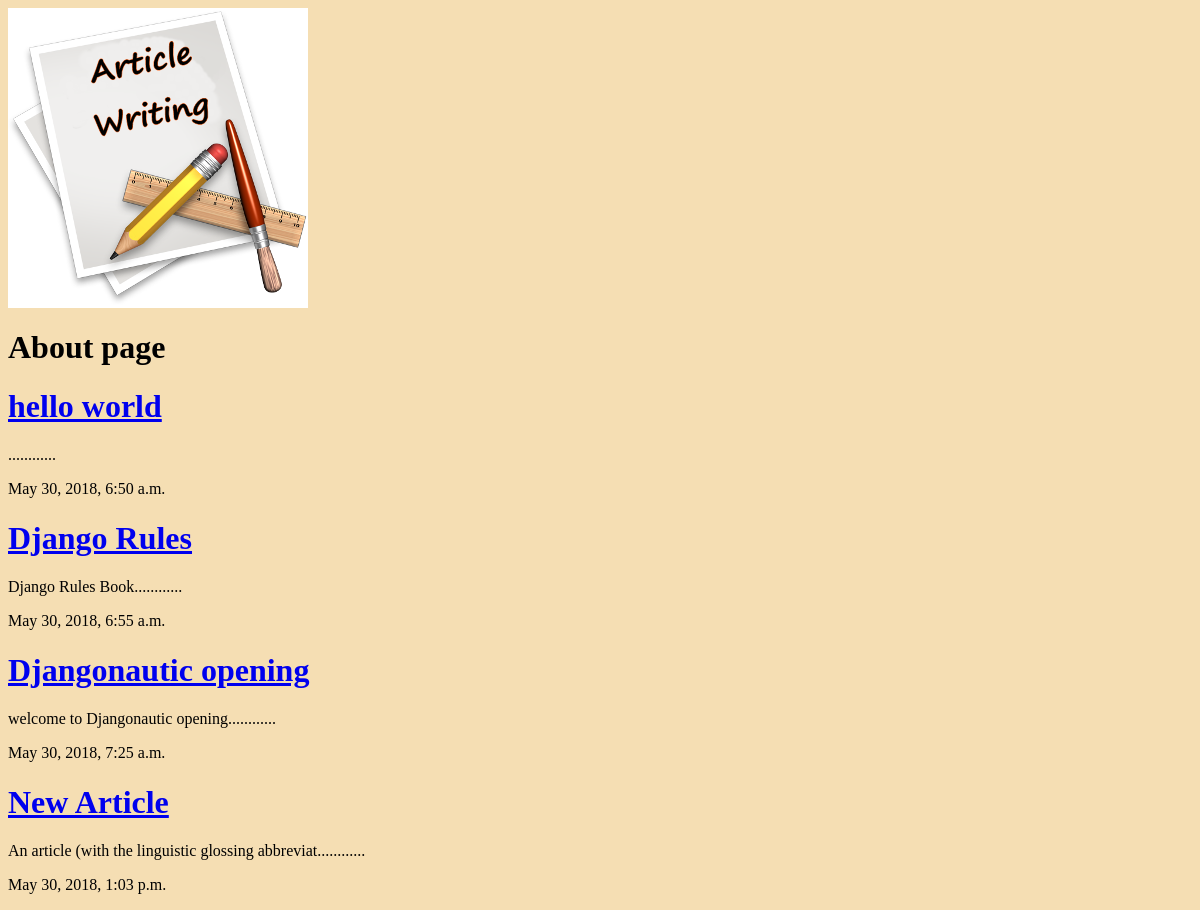
The page /article/about/ on the database as committed earlier.
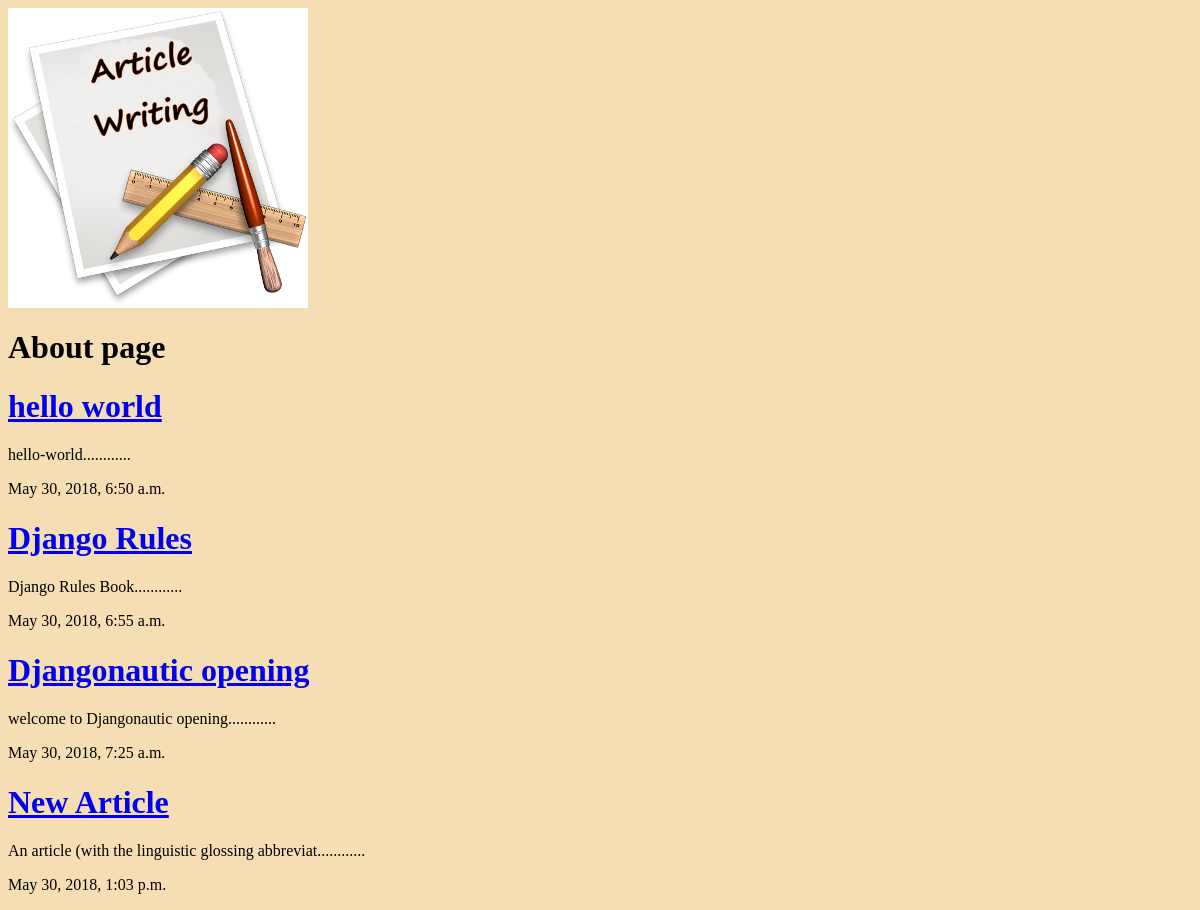
The same page on the database as committed later.
### article/models.py (models this page shows, shortened)
class Article(models.Model):
    title=models.CharField(max_length=100)
    slug=models.SlugField()
    body=models.TextField()
    date=models.DateTimeField(auto_now_add=True)
    thumb=models.ImageField(default='default.png',blank=True)
    def snippet(self):
        return self.body[:50]+"............"

### article/views.py (the view)
# urls.py: path('about/',views.about,name="list"),
def about(request):
    articles=Article.objects.all().order_by('date')
    return render(request,'article/about.html',{'articles':articles})

### article/templates/article/about.html
{% extends 'base_layout.html' %}
{% block body %}
        <h1>About page</h1>
        <div class="article">
            {% for article in articles %}
            <div class="articles">
                <h1><a href="{% url 'articles:detail' slug=article.slug %}">{{article.title}}</a></h1>
                <p>{{article.snippet}}</p>
                <p>{{article.date}}</p>
            </div>
            {% endfor %}
        </div>
        {% endblock %}

Rows that differ between the two databases and show on the page:
changed Article "hello world": snippet "............" → "hello-world............"
